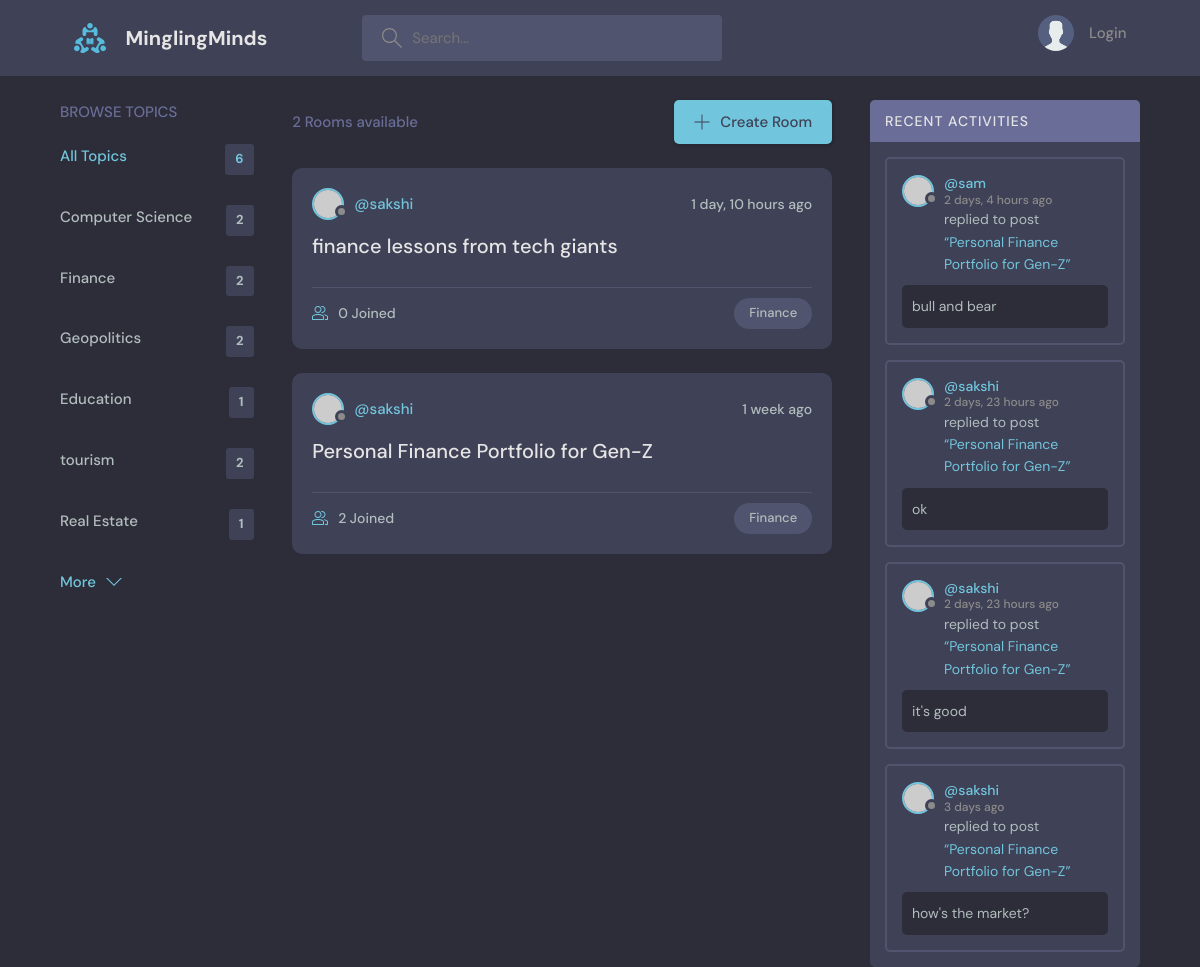
The app's page /?q=Finance with its own data.
### base/models.py (models this page shows, shortened)
class Topic(models.Model):
    name = models.CharField(max_length=200)

class Room(models.Model):
    host = models.ForeignKey(User, on_delete = models.SET_NULL, null=True)
    topic = models.ForeignKey(Topic, on_delete = models.SET_NULL, null=True)
    name = models.CharField(max_length=200)
    description = models.TextField(null=True, blank=True)
    participants = models.ManyToManyField(User, related_name="participants", blank=True)
    updated = models.DateTimeField(auto_now=True)
    created = models.DateTimeField(auto_now_add=True)
    class Meta:
        ordering = ['-updated', '-created']

class Message(models.Model):
    user = models.ForeignKey(User, on_delete = models.CASCADE)
    room = models.ForeignKey(Room, on_delete = models.CASCADE)
    body = models.TextField()
    updated = models.DateTimeField(auto_now=True)
    created = models.DateTimeField(auto_now_add=True)
    class Meta:
        ordering = ['-updated', '-created']

### base/views.py (the view)
# urls.py: path('', views.home, name="home"),
def home(request):
    q = request.GET.get('q') if request.GET.get('q') != None else ''
    rooms = Room.objects.filter(
        Q(topic__name__icontains=q) |
        Q(name__icontains=q) |
        Q(description__icontains=q) |
        Q(host__username__icontains=q)
    )
    topics = Topic.objects.all()
    room_count = rooms.count()
    room_messages = Message.objects.filter(Q(room__topic__name__icontains=q))
    context = {'rooms':rooms, 'topics':topics, 'room_count':room_count, 'room_messages':room_messages}
    return render(request, 'base/home.html', context)

### base/templates/base/home.html (shortened to what this page needs)
{% extends 'main.html' %}
{% block content %}
<main class="layout layout--3">
      <div class="container">
        {% include 'base/topics_componant.html' %}
        <div class="roomList">
          <div class="roomList__header">
            <div>
              <p>{{ room_count }} Rooms available</p>
            </div>
            <a class="btn btn--main" href="{% url 'create-room' %}">
              <svg version="1.1" xmlns="http://www.w3.org/2000/svg" width="32" height="32" viewBox="0 0 32 32">
                <title>add</title>
                <path
                  d="M16.943 0.943h-1.885v14.115h-14.115v1.885h14.115v14.115h1.885v-14.115h14.115v-1.885h-14.115v-14.115z"
                ></path>
              </svg>
              Create Room
            </a>
          </div>
          {% include 'base/feed_componant.html' %}
        </div>
        {% include 'base/activity_componant.html' %}
      </div>
    </main>
{% endblock content %}

### base/templates/base/topics_componant.html
<div class="topics">
    <div class="topics__header">
      <h2>Browse Topics</h2>
    </div>
    <ul class="topics__list">
      <li>
        <a href="{% url 'home' %}" class="active">All Topics <span>{{ topics.all.count }}</span></a>
      </li>
      {% for topic in topics %}
      <li>
        <a href="{% url 'home' %}?q={{topic.name}}">{{ topic.name }} <span>{{ topic.room_set.all.count }}</span></a>
      </li>
      {% endfor %}
    </ul>
    <a class="btn btn--link" href="topics.html">
      More
      <svg version="1.1" xmlns="http://www.w3.org/2000/svg" width="32" height="32" viewBox="0 0 32 32">
        <title>chevron-down</title>
        <path d="M16 21l-13-13h-3l16 16 16-16h-3l-13 13z"></path>
      </svg>
    </a>
  </div>

### base/templates/base/feed_componant.html (shortened to what this page needs)
{% for room in rooms %}
<div class="roomListRoom">
    <div class="roomListRoom__header">
      <a href="{% url 'user-profile' room.host.id %}" class="roomListRoom__author">
        <div class="avatar avatar--small">
          <img src="https://randomuser.me/api/portraits/women/11.jpg" />
        </div>
        <span>@{{room.host.username}}</span>
      </a>
      <div class="roomListRoom__actions">
        <span>{{room.created | timesince}} ago</span>
      </div>
    </div>
    <div class="roomListRoom__content">
      <a href="{% url 'room' room.id %}">{{room.name}}</a>
    </div>
    <div class="roomListRoom__meta">
      <a href="{% url 'room' room.id %}" class="roomListRoom__joined">
        {{room.participants.all.count}} Joined
      </a>
      <p class="roomListRoom__topic">{{room.topic.name}}</p>
    </div>
  </div>
  {% endfor %}

### base/templates/base/activity_componant.html (shortened to what this page needs)
<div class="activities">
    <div class="activities__header">
      <h2>Recent Activities</h2>
    </div>
    {% for message in room_messages %}
    <div class="activities__box">
      <div class="activities__boxHeader roomListRoom__header">
        <a href="{% url 'user-profile' message.user.id %}" class="roomListRoom__author">
          <div class="avatar avatar--small">
            <img src="https://randomuser.me/api/portraits/women/11.jpg" />
          </div>
          <p>
            @{{message.user}}
            <span>{{message.created|timesince}} ago</span>
          </p>
        </a>
      </div>
      <div class="activities__boxContent">
        <p>replied to post <a href="{% url 'room' message.room.id %}">“{{ message.room.name }}”</a></p>
        <div class="activities__boxRoomContent">
        {{ message.body }}
        </div>
      </div>
    </div>
    {% endfor %}
  </div>

### records on screen
Topic: name "Computer Science", room_set.all.count "2"
Topic: name "Finance", room_set.all.count "2"
Topic: name "Geopolitics", room_set.all.count "2"
Topic: name "Education", room_set.all.count "1"
Topic: name "tourism", room_set.all.count "2"
Topic: name "Real Estate", room_set.all.count "1"
Room: host.username "sakshi", created "1 day, 10 hours", name "finance lessons from tech giants", participants.all.count "0", topic.name "Finance"
Room: host.username "sakshi", created "1 week", name "Personal Finance Portfolio for Gen-Z", participants.all.count "2", topic.name "Finance"
Message: user "sam", created "2 days, 4 hours", room.name "Personal Finance Portfolio for Gen-Z", body "bull and bear"
Message: user "sakshi", created "2 days, 23 hours", room.name "Personal Finance Portfolio for Gen-Z", body "ok"
Message: user "sakshi", created "2 days, 23 hours", room.name "Personal Finance Portfolio for Gen-Z", body "it's good"
Message: user "sakshi", created "3 days", room.name "Personal Finance Portfolio for Gen-Z", body "how's the market?"

### other values on screen
{{ topics.all.count }} "6"
{{ room_count }} "2"
